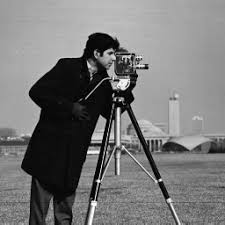
%> input picture matlab/test_data/image.jpg, 225 x 225 px
$ octave SoftCastComSenV2.m   (GNU Octave 9; MATLAB toolbox functions it lacks are replaced by stand-ins)
%> lines starting %> are read from the running program, lines starting %| are printed output that depends on the picture
%> further down, picture is the input picture: size 225x225x3 uint8; min 0, max 255, mean 118.8
### matlab/src/createChunksV2.m
function [imageChunk] = createChunksV2(image,chunkSize)
%> called with chunkSize = [25 25]
%input DCT coefficients
%dimenstions: height * width * 3 (RGB component) or 1 (gray colour)  * number of Framer per GOP
%second versions of chunks this is doing it before DCT


if ~exist('chunkSize','var')
    chunkSize = [10 10];
end

numOfComp = size(image,3);
%> numOfComp = 1
numFrames = size(image,4);
%> numFrames = 1
iSize = size(image,1)/chunkSize(1);
%> iSize = 9
jSize = size(image,2)/chunkSize(2);
%> jSize = 9
numOfChunks = iSize*jSize;
%> numOfChunks = 81
imageChunk = zeros(chunkSize(1),chunkSize(2),numOfChunks);

for iFrame = 1 : numFrames
    for iComp = 1 : numOfComp
        for i = 1:iSize
            for j = 1: jSize
                chunk = (image(chunkSize(1)*(i-1)+1:chunkSize(1)*(i-1)+chunkSize(1),...
                    chunkSize(2)*(j-1)+1:chunkSize(2)*(j-1)+chunkSize(2),iComp,iFrame));
                imageChunk(:,:,j + jSize*(i-1)) = chunk;
            end
        end
    end
end

### matlab/src/SoftCastComSenV2.m
%% TX

chunkSize = [25 25];
thresh = 0.01;


%image
picture = imread('test_data/image.jpg');
pictureGrayScale = im2double(rgb2gray(picture));
% figure; subplot(1,4,1); title('original');
% imshow(pictureGrayScale);


%do chunks before DFT
imageChunks = createChunksV2(pictureGrayScale,chunkSize);

%dct and subtract mean
dctpicture = zeros(size(imageChunks));
numOfChunks = size(imageChunks,3);
%> numOfChunks = 81
numOfVecs = prod(chunkSize);
for iDCT = 1 : numOfChunks
    dctpicture(:,:,iDCT) =  dct2(imageChunks(:,:,iDCT));
end


%vectorize dct components
dctVec = zeros(numOfChunks,prod(chunkSize));
for iVec = 1 : chunkSize(1)
    for jVec = 1 : chunkSize(2)
        vecTmp = dctpicture(iVec,jVec,:);
        dctVec(:,(iVec-1)*chunkSize(2) + jVec) = vecTmp;
    end
end
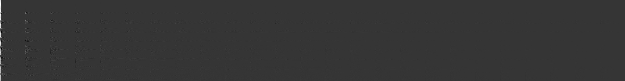
%> dctVec: size 81x625 double; min -4.81, max 18.17, mean 0.0192; drawn with min black and max white


%remove near-zero coefficients
dctVecSpar = dctVec;
dctVecSpar(abs(dctVec) < thresh) = 0;

% subtract mean and find variance
meanMat = zeros(1,numOfVecs);
varMat = zeros(1,numOfVecs);
sparsityPattern = cell(numOfVecs,1);
for i = 1 : numOfVecs
    meanMat(i) = mean(nonzeros(dctVecSpar(:,i))); %mean of non-zero terms
    varMat(i) = var(nonzeros(dctVecSpar(:,i))); %variance of non-zero terms
    nnzInd = dctVecSpar(:,i) ~= 0;
    sparsityPattern{i} = find(dctVecSpar(:,i) == 0 );
    dctVecSpar(nnzInd,i) = dctVecSpar(nnzInd,i) - meanMat(i);
end
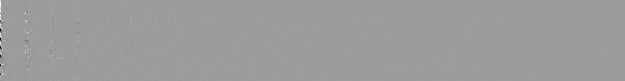
%> dctVecSpar: size 81x625 double; min -10.41, max 6.56, mean -1.73e-18; drawn with min black and max white
%> after the loop, meanMat = 625 values, max 11.65 at index 1, min -0.155 at index 76, mean 0.0191; sparsityPattern = 625 items; varMat = 625 values, max 22.72 at index 1, min 0.000246 at index 575, mean 0.0647

%multiple by random matrix

%generate Random matrix, known for tx and rx
A  = {};
edges = round([1 numOfChunks*0.2 numOfChunks*0.5 numOfChunks*0.7 numOfChunks]);
%> edges = [1 16 41 57 81]
% 20%
A{1} = (1/sqrt(edges(2)))*randn(edges(2),numOfChunks);
% 50%
A{2} = (1/sqrt(edges(3)))*randn(edges(3),numOfChunks);
% 70%
A{3} = (1/sqrt(edges(4)))*randn(edges(4),numOfChunks);
% 100%
A{4} = (1/sqrt(edges(5)))*randn(edges(5),numOfChunks);

compSenVec = cell(numOfVecs,1);
Aind = zeros(1,numOfVecs);
numOfNonZero = zeros(1,numOfVecs);
for i = 1: numOfVecs
    numOfNonZero(i) = nnz(dctVecSpar(:,i));
    Aind(i) = discretize(nnz(dctVecSpar(:,i)),edges);
    Amult = A{Aind(i)};
    compSenVec{i} = Amult*dctVecSpar(:,i);
end
%> this loop made 625 passes
%> pass 1, `Amult = A{Aind(i)};`:
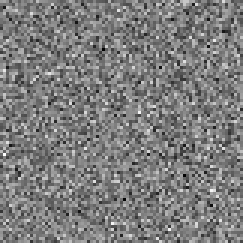
%> Amult: size 81x81 double (shown 3 times larger); min -0.399, max 0.407, mean -0.00282; drawn with min black and max white
%> after the loop, Aind = 625 values, max 4 at index 1, min 1 at index 564, mean 2.55; compSenVec = 625 items; numOfNonZero = 625 values, max 81 at index 1, min 14 at index 574, mean 39.79
%> the run ends on the next line


% [12 lines of commented-out code are left out]
SNR =  [0:30];
%SNR = 100;
psnrRes = zeros(length(SNR),3);
for iSNR = 1 : length(SNR)
    noisVar = 10^(-SNR(iSNR)/10);

    %power allocation with feedback
    P = 1;
    n = 0.01*ones(1,numOfVecs); %noisVar*ones(1,numOfVecs);
    gamma = (sum(varMat.*n)/(P + sum(n)))^2;
    powAlocCell = cell(numOfVecs,1);
    g = zeros(numOfVecs,1);
    for i = 1 : numOfVecs
        lambda = varMat(i);
        g(i) =1;  abs(sqrt((sqrt(lambda*n(i)/gamma) - n(i))/lambda));
        powAlocCell{i} = g(i)*compSenVec{i};
    end

    %create IQ format with power allocation
    %[y, numOfDataSym] = OFDMmodulator(powAlocCell);
    numOfDataSym = 1;
    %metadata sent over reliable channel
    metadata.picSize = [size(picture,1) size(picture,2)];
    metadata.chunkSize = chunkSize;
    metadata.meanMat = meanMat;
    metadata.varMat = varMat;
    metadata.Aind = Aind;
    metadata.dataLength = numOfDataSym;
    metadata.sparsity = numOfNonZero/numOfChunks;


    %% Rx


    %data for Rx
    chunkSizeRx = metadata.chunkSize;
    numOfChunksRx = prod(metadata.picSize./chunkSizeRx);
    numOfVecsRx = prod(chunkSizeRx);


    %yNoise = y + sqrt(noisVar/2)*(randn(size(y)) + 1i*randn(size(y)));

    %OFDM demodulator
    %compSenVecRx = OFDMdemodulator(yNoise,metadata.dataLength, numOfVecsRx ,metadata.Aind,edges,0);
    compSenVecRx = {};
    for iVec = 1 : length(powAlocCell)
        compSenVecRx{iVec} = powAlocCell{iVec} +  sqrt(noisVar)*(randn(size(powAlocCell{iVec})));
    end

    %find g for power allocation
    Prx = P; %no loss
    nRx = 0.01*ones(1,numOfVecsRx);% noisVar*ones(1,numOfVecsRx);
    gammaRx = (sum(metadata.varMat.*nRx)/(Prx + sum(nRx)))^2;
    gRx = zeros(numOfVecsRx,1);
    for i = 1 : numOfVecsRx
        lambda = metadata.varMat(i);
        gRx(i) = sqrt((sqrt(lambda*nRx(i)/gammaRx) - nRx(i))/lambda);
    end
    gRx = g;

    % [19 lines of commented-out code are left out]
    RxOpt = [1,6];
    for iRx = 1 : length(RxOpt)

        switch RxOpt(iRx)
            case 1
                %AMP estimator
                %estX = AMPReconstruction(y,A,metadata.Aind,numOfVecsRx,metadata.varMat);
                %estX = AMPReconstruction2(compSenVecRx,A,metadata.Aind,numOfVecsRx);
                [sparsityPatternRx, estX] =  gbAMP(compSenVecRx,gRx,A,metadata.Aind,metadata.varMat,metadata.sparsity,numOfVecsRx,noisVar);
